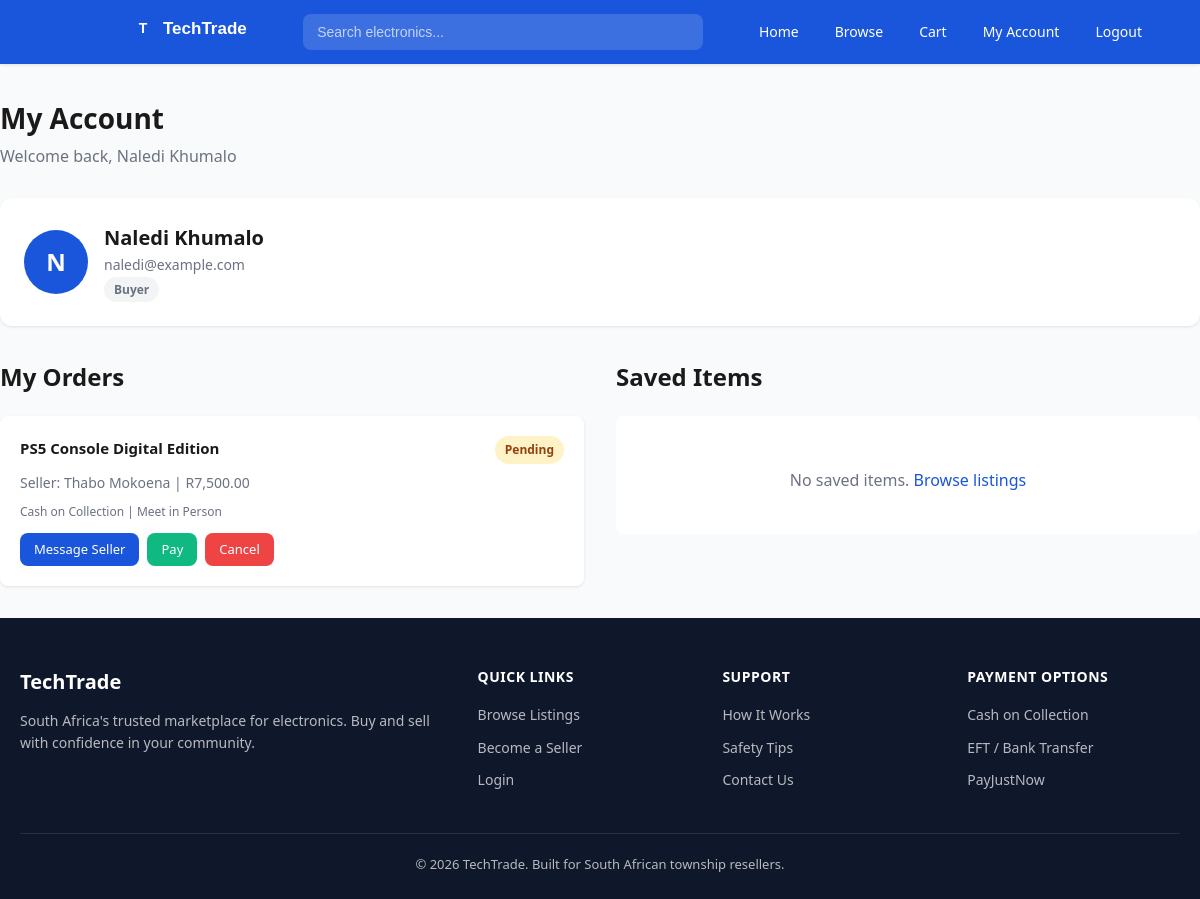
Screenshot of /my_account.php (signed in) with the database file from the repository.
### tables this page shows
CREATE TABLE transactions (
    transaction_id INT AUTO_INCREMENT PRIMARY KEY,
    listing_id INT NOT NULL,
    buyer_id INT NOT NULL,
    seller_id INT NOT NULL,
    status ENUM('Listed','Pending','Sold','Cancelled') DEFAULT 'Pending',
    payment_method VARCHAR(50) DEFAULT 'Cash on Collection',
    delivery_method VARCHAR(50) DEFAULT 'Meet in Person',
    created_at TIMESTAMP DEFAULT CURRENT_TIMESTAMP,
    updated_at TIMESTAMP DEFAULT CURRENT_TIMESTAMP ON UPDATE CURRENT_TIMESTAMP,
    FOREIGN KEY (listing_id) REFERENCES listings(listing_id) ON DELETE CASCADE,
    FOREIGN KEY (buyer_id) REFERENCES users(user_id) ON DELETE CASCADE,
    FOREIGN KEY (seller_id) REFERENCES users(user_id) ON DELETE CASCADE
);

CREATE TABLE listings (
    listing_id INT AUTO_INCREMENT PRIMARY KEY,
    seller_id INT NOT NULL,
    category_id INT NOT NULL,
    title VARCHAR(150) NOT NULL,
    description TEXT,
    price DECIMAL(10,2) NOT NULL,
    condition_status ENUM('New','Used - Like New','Used - Good','Used - Fair') DEFAULT 'Used - Good',
    image_url VARCHAR(255) DEFAULT '',
    status ENUM('Listed','Pending','Sold','Cancelled') DEFAULT 'Listed',
    created_at TIMESTAMP DEFAULT CURRENT_TIMESTAMP,
    updated_at TIMESTAMP DEFAULT CURRENT_TIMESTAMP ON UPDATE CURRENT_TIMESTAMP,
    FOREIGN KEY (seller_id) REFERENCES users(user_id) ON DELETE CASCADE,
    FOREIGN KEY (category_id) REFERENCES categories(category_id)
);

CREATE TABLE users (
    user_id INT AUTO_INCREMENT PRIMARY KEY,
    full_name VARCHAR(100) NOT NULL,
    email VARCHAR(100) NOT NULL UNIQUE,
    password_hash VARCHAR(255) NOT NULL,
    phone VARCHAR(20),
    location VARCHAR(100),
    role ENUM('buyer','seller','admin') DEFAULT 'buyer',
    is_verified TINYINT DEFAULT 0,
    created_at TIMESTAMP DEFAULT CURRENT_TIMESTAMP
);

### my_account.php (the view, shortened to what this page needs)
<?php
require_once 'includes/db.php';
$user_id = $_SESSION['user_id'];
$buyer_sql = "SELECT t.*, l.title, l.price, l.listing_id, u.full_name as seller_name, u.user_id as seller_id
              FROM transactions t
              JOIN listings l ON t.listing_id = l.listing_id
              JOIN users u ON t.seller_id = u.user_id
              WHERE t.buyer_id = $user_id
              ORDER BY t.created_at DESC";
$buyer_result = mysqli_query($conn, $buyer_sql);
$fav_sql = "SELECT f.*, l.title, l.price, l.status, u.full_name as seller_name
            FROM favourites f
            JOIN listings l ON f.listing_id = l.listing_id
            JOIN users u ON l.seller_id = u.user_id
            WHERE f.user_id = $user_id
            ORDER BY f.created_at DESC";
$fav_result = mysqli_query($conn, $fav_sql);
include 'includes/header.php';
?>
<section class="dashboard container">
    <div class="dashboard-header">
        <h1>My Account</h1>
        <p>Welcome back, <?php echo $_SESSION['full_name']; ?></p>
    </div>
    <div style="background: var(--white); padding: 24px; border-radius: var(--radius-lg); box-shadow: var(--shadow); margin-bottom: 32px;">
        <div style="display: flex; align-items: center; gap: 16px; flex-wrap: wrap;">
            <div style="width: 64px; height: 64px; background: var(--primary); border-radius: 50%; display: flex; align-items: center; justify-content: center; color: white; font-size: 24px; font-weight: 700;">
                <?php echo substr($_SESSION['full_name'], 0, 1); ?>
            </div>
            <div>
                <h3 style="font-size: 20px;"><?php echo $_SESSION['full_name']; ?></h3>
                <p style="color: var(--text-light); font-size: 14px;"><?php echo $_SESSION['email']; ?></p>
                <span class="badge badge-<?php echo $_SESSION['role']; ?>" style="margin-top: 4px;">
                    <?php echo ucfirst($_SESSION['role']); ?>
                </span>
            </div>
        </div>
    </div>
    <div style="display: grid; grid-template-columns: 1fr 1fr; gap: 32px;">
        <div>
            <h2 class="section-title">My Orders</h2>
            <?php if (mysqli_num_rows($buyer_result) > 0): ?>
                <div style="display: flex; flex-direction: column; gap: 16px;">
                <?php while ($order = mysqli_fetch_assoc($buyer_result)): ?>
                <div style="background: var(--white); padding: 20px; border-radius: var(--radius); box-shadow: var(--shadow);">
                    <div style="display: flex; justify-content: space-between; align-items: start; margin-bottom: 8px;">
                        <a href="listing.php?id=<?php echo $order['listing_id']; ?>" style="font-size: 15px; font-weight: 600; color: var(--text);">
                            <?php echo $order['title']; ?>
                        </a>
                        <span class="badge badge-<?php echo strtolower($order['status']); ?>"><?php echo $order['status']; ?></span>
                    </div>
                    <p style="font-size: 14px; color: var(--text-light); margin-bottom: 8px;">
                        Seller: <?php echo $order['seller_name']; ?> | R<?php echo number_format($order['price'], 2); ?>
                    </p>
                    <p style="font-size: 12px; color: var(--text-light); margin-bottom: 12px;">
                        <i class="ti ti-credit-card"></i> <?php echo $order['payment_method']; ?> |
                        <i class="ti ti-truck"></i> <?php echo $order['delivery_method']; ?>
                    </p>
                    <div style="display: flex; gap: 8px; flex-wrap: wrap;">
                        <a href="messages.php?to=<?php echo $order['seller_id']; ?>&listing=<?php echo $order['listing_id']; ?>" class="btn-small btn-view">
                            <i class="ti ti-message-circle"></i> Message Seller
                        </a>
                        <?php if ($order['status'] == 'Pending'): ?>
                            <a href="payment.php?transaction=<?php echo $order['transaction_id']; ?>" class="btn-small btn-verify">
                                <i class="ti ti-credit-card"></i> Pay
                            </a>
                            <a href="my_account.php?cancel=<?php echo $order['transaction_id']; ?>"
                               class="btn-small btn-delete"
                               onclick="return confirmDelete('Cancel this order? The item will be returned to listings.')">
                                <i class="ti ti-x"></i> Cancel
                            </a>
                        <?php elseif ($order['status'] == 'Sold'): ?>
                            <a href="my_account.php?rate=<?php echo $order['transaction_id']; ?>" class="btn-small btn-verify">
                                <i class="ti ti-star"></i> Rate Seller
                            </a>
                        <?php endif; ?>
                    </div>
                </div>
                <?php endwhile; ?>
                </div>
            <?php endif; ?>
        </div>
        <div>
            <h2 class="section-title">Saved Items</h2>
            <?php if (mysqli_num_rows($fav_result) > 0): ?>
                <div style="display: flex; flex-direction: column; gap: 16px;">
                <?php while ($fav = mysqli_fetch_assoc($fav_result)): ?>
                <div style="background: var(--white); padding: 16px; border-radius: var(--radius); box-shadow: var(--shadow); display: flex; justify-content: space-between; align-items: center;">
                    <div>
                        <a href="/listing.php?id=<?php echo $fav['listing_id']; ?>" style="font-weight: 600; color: var(--text);">
                            <?php echo $fav['title']; ?>
                        </a>
                        <p style="font-size: 13px; color: var(--text-light);">
                            R<?php echo number_format($fav['price'], 2); ?> | <?php echo $fav['seller_name']; ?> | <?php echo $fav['status']; ?>
                        </p>
                    </div>
                    <a href="/favourites.php?remove=<?php echo $fav['listing_id']; ?>" style="color: var(--danger); font-size: 20px;">
                        <i class="ti ti-trash"></i>
                    </a>
                </div>
                <?php endwhile; ?>
                </div>
            <?php else: ?>
                <div style="background: var(--white); padding: 40px; border-radius: var(--radius); text-align: center; color: var(--text-light);">
                    <p>No saved items. <a href="/listings.php" style="color: var(--primary);">Browse listings</a></p>
                </div>
            <?php endif; ?>
        </div>
    </div>
</section>
<?php include 'includes/footer.php'; ?>

### css/style.css (style rules this page uses)
:root { --primary: #1A56DB; --primary-dark: #1e429f; --primary-light: #e1effe; --aqua: #2DD4BF; --aqua-light: #ccfbf1; --accent: #F97316; --accent-hover: #ea580c; --dark: #0F172A; --text: #1a1a1a; --text-light: #6b7280; --border: #e5e7eb; --surface: #f9fafb; --white: #ffffff; --success: #10b981; --warning: #f59e0b; --danger: #ef4444; --shadow: 0 1px 3px rgba(0,0,0,0.1); --shadow-lg: 0 10px 25px rgba(0,0,0,0.1); --radius: 8px; --radius-lg: 12px; }
* { margin: 0; padding: 0; box-sizing: border-box; }
body { font-family: 'Segoe UI', system-ui, -apple-system, sans-serif; color: var(--text); background: var(--surface); line-height: 1.6; min-height: 100vh; }
.container { max-width: 1200px; margin: 0 auto; padding: 0 20px; }
a { text-decoration: none; color: inherit; }
.section-title { font-size: 24px; font-weight: 700; margin-bottom: 20px; color: var(--text); }
.dashboard { padding: 32px 0; }
.dashboard-header { margin-bottom: 28px; }
.dashboard-header h1 { font-size: 28px; margin-bottom: 4px; }
.dashboard-header p { color: var(--text-light); }
.badge { padding: 4px 10px; border-radius: 20px; font-size: 12px; font-weight: 600; }
.badge-buyer { background: #f3f4f6; color: var(--text-light); }
.badge-pending { background: #fef3c7; color: #92400e; }
.btn-small { padding: 6px 14px; font-size: 13px; border-radius: var(--radius); border: none; cursor: pointer; font-weight: 500; }
.btn-verify { background: var(--success); color: white; }
.btn-delete { background: var(--danger); color: white; }
.btn-view { background: var(--primary); color: white; }
body, .navbar, .p-card, .form-card, .stat-card, .data-table, .step-card, .payment-card, .footer, .seller-box, .admin-sidebar, .conversation-item, .chat-bubble.received { transition: background-color 0.3s, color 0.3s, border-color 0.3s; }

### rows the page displays
transactions: listing.title "PS5 Console Digital Edition", status "Pending", seller.full_name "Thabo Mokoena", listing.price "7,500.00", payment_method "Cash on Collection", delivery_method "Meet in Person"

### other values shown
$_SESSION['full_name'] "Naledi Khumalo"
substr($_SESSION['full_name'], 0, 1) "N"
$_SESSION['email'] "naledi@example.com"
$_SESSION['role'] "Buyer"
